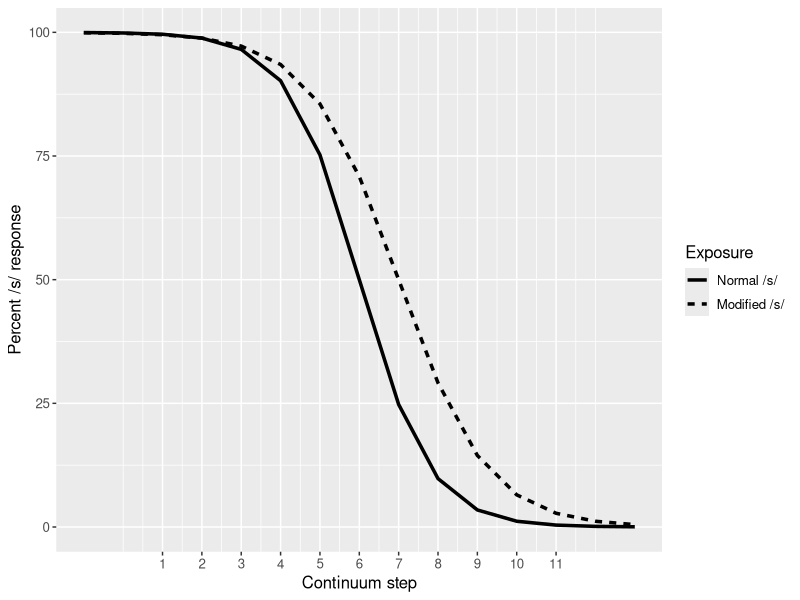
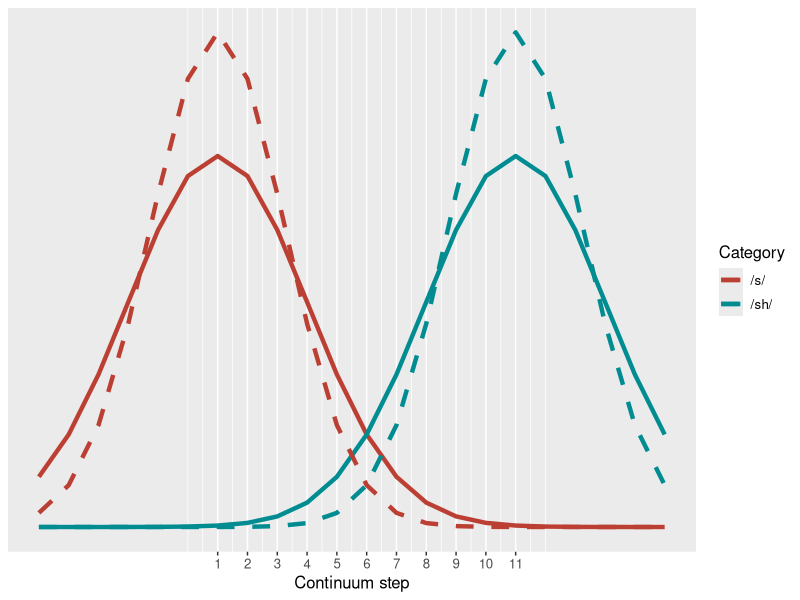
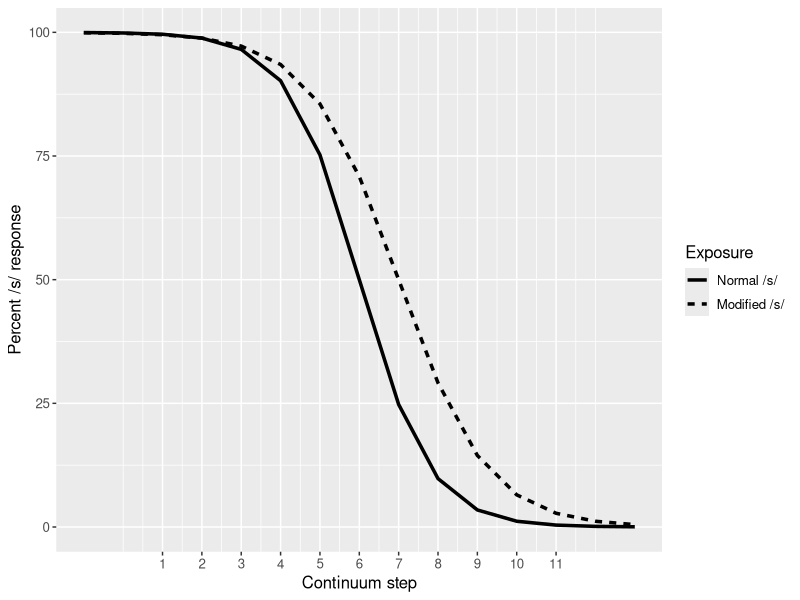
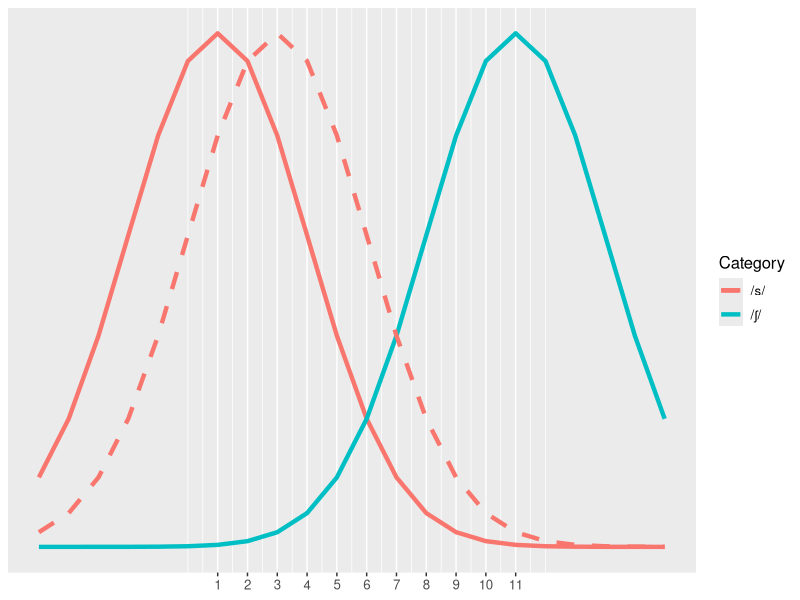
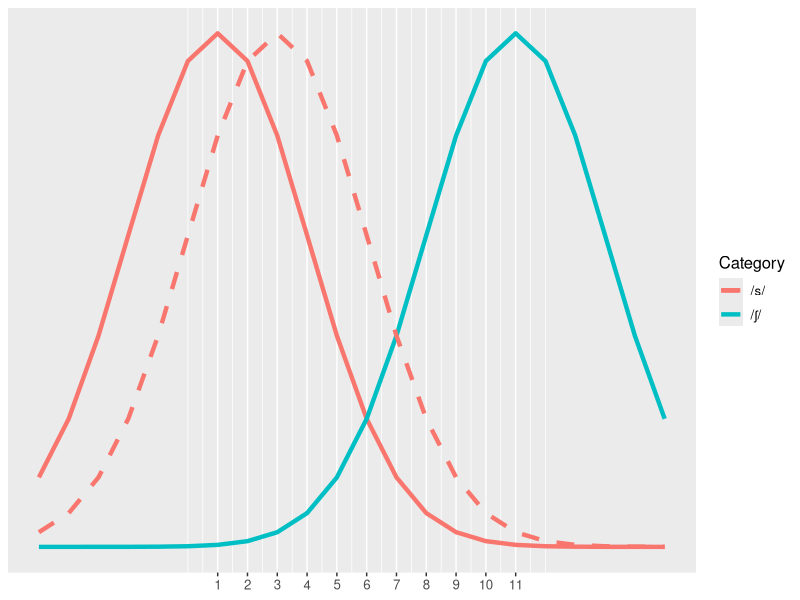
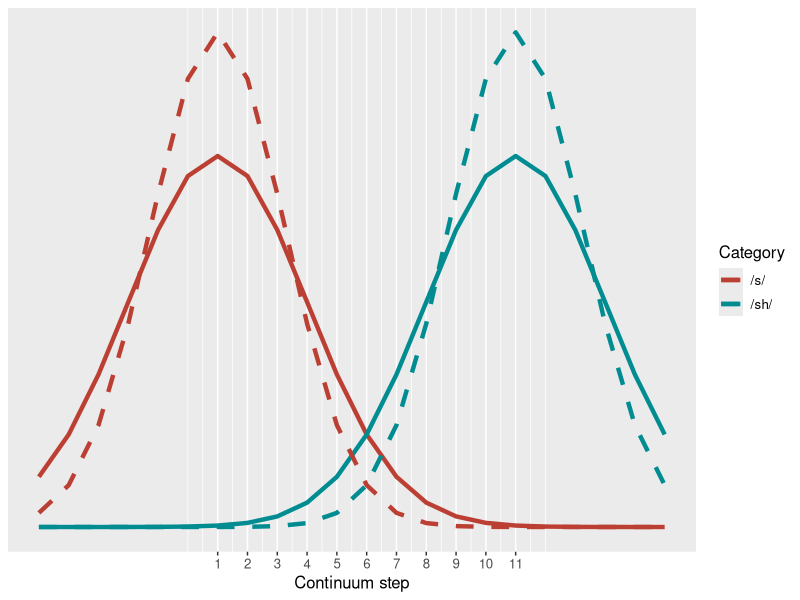

These figures' R source, in order: (Note: this script raises an error after producing the figures.)
library(ggplot2)
library(grid)
library(Cairo)
setwd("~/GitHub/mcauliffe-phd/schemas")
votSeq <- seq(-10,21,by=1)
pmean <- 11
bmean <- 1
SD <- 3
classify <- expand.grid(VOT=votSeq,Exposure=c("Norm","Mod"))
classify$Resp <- 0
classify$Resp[classify$Exposure=="Norm"] <- 100/ (1+exp(((classify$VOT[classify$Exposure=="Norm"]-bmean)^2-(classify$VOT[classify$Exposure=="Norm"]-pmean)^2)/(2*SD^2)))
classify$Resp[classify$Exposure=="Mod"] <- 100/ (1+exp(((classify$VOT[classify$Exposure=="Mod"]-(bmean+2))^2-(classify$VOT[classify$Exposure=="Mod"]-pmean)^2)/(2*(SD)^2)))

ggplot(classify,aes(x=VOT,y=Resp,linetype=Exposure))+geom_line(lwd=1.2) + ylab("Percent /s/ response") + xlab("Continuum step")+ scale_y_continuous(limits=c(0,100)) + scale_x_continuous(limits =c(-1,13),breaks=1:11) + scale_linetype_discrete(labels=c("Normal /s/","Modified /s/")) + theme(text=element_text(size=12))
ggsave('../thesis/graphs/class.pdf',width=160,height=50,units='mm',dpi=600)

dists <- expand.grid(VOT=votSeq,Category=c("/s/","/ʃ/"))
distMod <- expand.grid(VOT=votSeq,Category=c("/s/"))
distMod$Dens <-dnorm(distMod$VOT,mean=bmean+2,sd=SD)

dists$Dens <- 0
dists$Dens[dists$Category=="/s/"] <-dnorm(dists$VOT[dists$Category=="/s/"],mean=bmean,sd=SD)
dists$Dens[dists$Category=="/ʃ/"] <-dnorm(dists$VOT[dists$Category=="/ʃ/"],mean=pmean,sd=SD)

plot <- ggplot(dists,aes(x=VOT,y=Dens,colour=Category)) + geom_line(lwd=1.5)+geom_line(data=distMod,linetype=2,lwd=1.5) + xlab("Continuum step") + ylab("Density") + theme(text=element_text(size=12),axis.title.x = element_blank(),axis.title.y = element_blank(),axis.text.y = element_blank())+ scale_colour_hue(labels = c('/s/','/ʃ/'))+ scale_x_continuous(limits =c(-5,16),breaks=1:11) + scale_y_continuous(breaks=c())
cairo_pdf('../thesis/graphs/dist.pdf', width = 6.69, height = 2.05)
plot
dev.off()
ggsave('../thesis/graphs/dist.pdf',width=160,height=50,units='mm',dpi=600)

dists <- expand.grid(VOT=votSeq,Category=c("/s/","/sh/"))
distMod <- expand.grid(VOT=votSeq,Category=c("/s/","/sh/"))
distMod$Dens <- 0
distMod$Dens[distMod$Category=="/s/"] <-dnorm(distMod$VOT[distMod$Category=="/s/"],mean=bmean,sd=SD-0.75)
distMod$Dens[distMod$Category=="/sh/"] <-dnorm(distMod$VOT[distMod$Category=="/sh/"],mean=pmean,sd=SD-0.75)

dists$Dens <- 0
dists$Dens[dists$Category=="/s/"] <-dnorm(dists$VOT[dists$Category=="/s/"],mean=bmean,sd=SD)
dists$Dens[dists$Category=="/sh/"] <-dnorm(dists$VOT[dists$Category=="/sh/"],mean=pmean,sd=SD)

ggplot(dists,aes(x=VOT,y=Dens,colour=Category)) + geom_line(lwd=1.5)+geom_line(data=distMod,linetype=2,lwd=1.5) + xlab("Continuum step") + ylab("Density") + theme(text=element_text(size=12),axis.title.y = element_blank(),axis.text.y = element_blank())+ scale_colour_hue(l=45)+ scale_x_continuous(limits =c(-5,16),breaks=1:11) + scale_y_continuous(breaks=c())
ggsave('../thesis/graphs/distAttention.pdf',width=160,height=50,units='mm',dpi=600)

classify <- expand.grid(VOT=votSeq)
classify$Resp <- 0
classify$Resp <- 100/ (1+exp(((classify$VOT-bmean)^2-(classify$VOT-pmean)^2)/(2*SD^2)))
theme_set(theme_bw())
classplot <- ggplot(classify,aes(x=VOT,y=Resp))+geom_line(lwd=1.2) + ylab("Percent identified as voiced stop") + xlab("VOT (ms)")+ scale_y_continuous(limits=c(0,100)) + opts(title="Classification function of VOT continuum\nbetween voiced and voiceless stop",plot.title = theme_text(size=40, face="bold"),axis.text.x=theme_text(size=24),axis.text.y=theme_text(size=24),axis.title.x=theme_text(size=36,vjust=-3),axis.title.y=theme_text(size=36,angle=90,vjust=-0.01),plot.margin = unit(c(0, 0, 1, 1), "cm")) + geom_vline(xintercept=mean(classify[classify$Resp<81&classify$Resp>79,]$VOT),linetype=2,lwd=1.2,colour="red") + geom_vline(xintercept=mean(classify[classify$Resp<21&classify$Resp>19,]$VOT),linetype=2,lwd=1.2,colour="red") + xlim(c(10,60))
print(classplot)
ggsave(filename=paste(graphdir,"ClassRange.pdf",sep=""),plot=classplot)

vots <- seq(25,75,length=50)

trials <- expand.grid(Trial=seq(1,50,by=1),Group=c("Random","Upshift","Stable"))
trials$VOT <- 0
trials$VOT[trials$Group=="Random"] <- sample(vots,50,replace=T)
trials$VOT[trials$Group=="Upshift"] <- vots
trials$VOT[trials$Group=="Stable"] <- 25

trialplot <- ggplot(trials,aes(x=Trial,y=VOT,colour=Group))+geom_line(lwd=1.2) + xlab("Trial number") + ylab("Percent identified as voiced stop") + ylim(c(0,100)) + scale_y_continuous(limits=c(0,100)) + opts(title="Group differences in stimuli presentation\n",plot.title = theme_text(size=40, face="bold"),axis.text.x=theme_text(size=24),axis.text.y=theme_text(size=24),axis.title.x=theme_text(size=36,vjust=-3),axis.title.y=theme_text(size=36,angle=90,vjust=-0.01),legend.text=theme_text(size=28,lineheight=2),legend.title=theme_text(size=30,face="bold"),legend.key.size=unit(2,"cm"),plot.margin = unit(c(0, 0, 1, 1), "cm"))+ scale_colour_hue(l=45,guide=guide_legend(override.aes=list(size=5)))
print(trialplot)
ggsave(filename=paste(graphdir,"Trial.pdf",sep=""),plot=trialplot)



dists <- expand.grid(VOT=votSeq,Category=c("/s/","/ʃ/"),Type=c('Isolation','Predictable'))
dists$Dens <- 0
dists[dists$Category=="/s/" & dists$Type == 'Isolation',]$Dens <-dnorm(dists[dists$Category=="/s/"& dists$Type == 'Isolation',]$VOT,mean=bmean,sd=SD)
dists[dists$Category=="/ʃ/" & dists$Type == 'Isolation',]$Dens <-dnorm(dists[dists$Category=="/ʃ/"& dists$Type == 'Isolation',]$VOT,mean=pmean,sd=SD)
dists[dists$Category=="/s/" & dists$Type == 'Predictable',]$Dens <-dnorm(dists[dists$Category=="/s/" & dists$Type == 'Predictable',]$VOT,mean=bmean,sd=SD+2)
dists[dists$Category=="/ʃ/" & dists$Type == 'Predictable',]$Dens <-dnorm(dists[dists$Category=="/ʃ/" & dists$Type == 'Predictable',]$VOT,mean=pmean,sd=SD+2)

points <- data.frame(x=rep(0,40),y=rep(0,40),Experiment = 'Experiment 1')
points$Experiment <- as.character(points$Experiment)
points[1:20,]$x <- rnorm(20,5,1)
points[21:40,]$x <- rnorm(20,8,1)
points[21:40,]$Experiment <- 'Experiment 2'

means <- data.frame(X = c(5, 8), Experiment = c('Experiment 1','Experiment 2' ))

CairoPDF('../thesis/graphs/distPred.pdf',width=6.69,height=3.15)
ggplot(dists,aes(x=VOT,y=Dens, colour=Category)) + geom_line(aes(linetype =NULL),lwd=1.5) + xlab("Continuum step") + ylab("Density") +theme_bw() + theme(text=element_text(size=12),axis.title.y = element_blank(),axis.text.y = element_blank(),axis.title.x = element_blank(),axis.text.x = element_blank()) + scale_y_continuous(breaks=c())+geom_point(data=points,aes(x=x,y=y, shape = Experiment, linetype=NULL), colour='black',position=position_jitter(width=0.005,height=0.002), show_guide=F) + facet_grid(~Type) + geom_vline(data=means,aes(xintercept=X,linetype=Experiment)) + scale_x_continuous(limits=c(-3,15), breaks =c()) + geom_hline(y=0) + scale_colour_manual(labels = c('/s/', '/ʃ/'),values = c("#0072B2", "#D55E00")) + scale_shape_discrete(name='Modified /s/\ncategory') + scale_linetype_discrete(name='Modified /s/\ncategory')
dev.off()
ggsave('../thesis/graphs/distAttention.pdf',width=160,height=50,units='mm',dpi=600)
